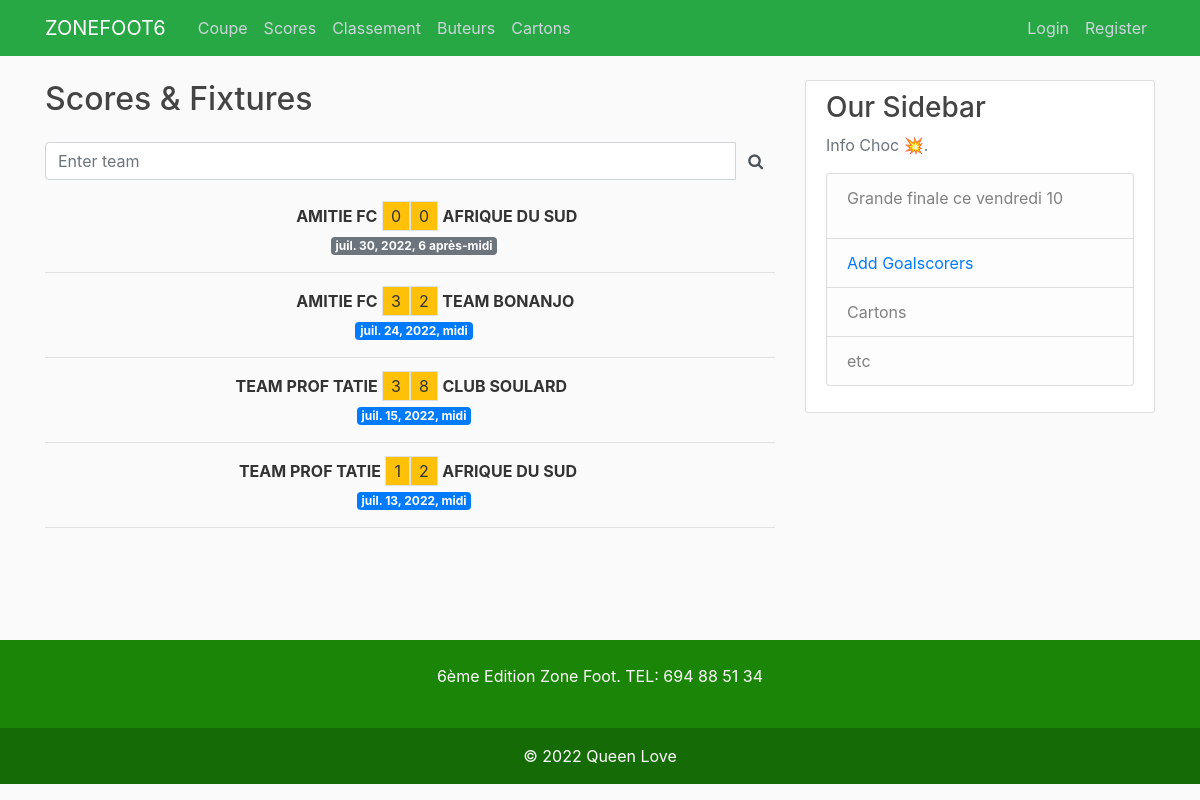
The page /fixtures/ on the database its author committed.
### scores/models.py (models this page shows, shortened)
class Fixture(models.Model):
    home_team = models.ForeignKey(Team, on_delete=models.CASCADE, related_name='home_games')
    away_team = models.ForeignKey(Team, on_delete=models.CASCADE, related_name='away_games')
    home_goals = models.PositiveSmallIntegerField(default=0)
    away_goals = models.PositiveSmallIntegerField(default=0)
    game_finished = models.BooleanField(default=False)
    date = models.DateTimeField()
    created_at = models.DateTimeField(auto_now_add=True)
    updated = models.DateTimeField(auto_now=True)

class Team(models.Model):
    name = models.CharField(max_length=128, unique=True)
    affiliation = models.BooleanField(default=True)
    created_at = models.DateTimeField(auto_now_add=True)
    updated = models.DateTimeField(auto_now=True)
    def __str__(self):
        return self.name

class Info(models.Model):
    info = models.CharField(max_length=100)
    created_at = models.DateTimeField(auto_now_add=True)
    updated = models.DateTimeField(auto_now=True)
    def __str__(self):
        return self.info

### scores/views.py (the view)
# urls.py: path('fixtures/', views.fixtures, name='fixtures'),
def fixtures(request):
    fixtures = Fixture.objects.all().order_by('-date')
    context = {
        'fixtures': fixtures,
    }
    return render(request, 'fixtures.html', context)

### scores/context_processors.py (called while the page is built)
def infochoc(request):
    return {
        'info': Info.objects.last()
    }

### scores/templates/fixtures.html (shortened to what this page needs)
{% extends 'base.html' %}
{% block content %}
<main>
    <h2>{{ fixtures.first.tournament.name }} Scores & Fixtures</h2>
    <div class="input-group my-4">
        <input type="text"
               id="search-input", onkeyup="myFunction()",
               class="form-control"
               placeholder="Enter team" />
        <span class="input-group-text border-0 bg-transparent"
              style="cursor: pointer;">
            <i class="fa fa-search" aria-hidden="true"></i>
        </span>
    </div>
    <div id="fixturelist-container">
        <div id="fixture-list">
        {% for fixture in fixtures %}
            <div class="prof">
                <div class="fixture row">
                    <div class="home col-6 text-right p-0">
                        <span class="font-weight-bold queen">{{ fixture.home_team }}</span>
                        <span class="border px-2 py-1 bg-warning">{{ fixture.home_goals }}</span>
                    </div>
                    <div class="away col-6 text-left p-0">
                        <span class="border px-2 py-1 bg-warning">{{ fixture.away_goals }}</span>
                        <span class="font-weight-bold queen">{{ fixture.away_team }}</span>
                    </div>
                </div>
                {% if fixture.game_finished %}
                    <div class="text-center mt-1 text-success">
                        <a href="{% url 'fixture_detail' fixture.id %}"><span class="badge badge-primary ml-2">{{fixture.date}}</span></a>
                    </div>
                    {% else %}
                    <div class="text-center mt-1 text-success">
                        <a href="{% url 'fixture_detail' fixture.id %}"><span class="badge badge-secondary ml-2">{{fixture.date}}</span></a>
                    </div>
                {% endif %}
                <hr/>
            </div>
        {% endfor %}
        </div>
    </div>
</main>
{% endblock %}

### scores/templates/base.html (shortened to what this page needs)
{% load static %}
<!DOCTYPE html>
<html>
<head>
    <link rel="stylesheet" href="https://cdnjs.cloudflare.com/ajax/libs/font-awesome/4.7.0/css/font-awesome.min.css">
    <link rel="stylesheet" href="https://maxcdn.bootstrapcdn.com/bootstrap/4.0.0/css/bootstrap.min.css">
    <link href="https://cdn.jsdelivr.net/npm/select2@4.1.0-rc.0/dist/css/select2.min.css" rel="stylesheet" />
    <link rel="stylesheet" type="text/css" href="{% static 'style.css' %}">
</head>
<body>
	<header class="site-header">
	  <nav class="navbar navbar-expand-md navbar-dark bg-success fixed-top">
	    <div class="container">
	      <a class="navbar-brand mr-4" href="{% url 'index' %}">ZONEFOOT6</a>
	      <div class="collapse navbar-collapse" id="navbarToggle">
	        <div class="navbar-nav mr-auto">
	          <a class="nav-item nav-link" href="{% url 'coupe' %}">Coupe</a>
	          <a class="nav-item nav-link" href="{% url 'fixtures' %}">Scores</a>
	          <a class="nav-item nav-link" href="{% url 'classement' %}">Classement</a>
	          <a class="nav-item nav-link" href="{% url 'clsbuteurs' %}">Buteurs</a>
	          <a class="nav-item nav-link" href="{% url 'cards' %}">Cartons</a>
	        </div>
	        <div class="navbar-nav">
	             {% if user.is_authenticated %}
				<a class="nav-item nav-link" href="{% url 'profile' %}">{{ request.user.username }}</a>
				<a class="nav-item nav-link" href="{% url 'logout' %}">LogOut</a>
			  {% else %}
				<a class="nav-item nav-link" href="{% url 'login' %}">Login</a>
				<a class="nav-item nav-link" href="{% url 'inscription' %}">Register</a>
			  {% endif %}
	        </div>
	      </div>
	    </div>
	  </nav>
	</header>
	<main role="main" class="container">
	  <div class="row">
	    <div class="col-md-8">
	      {% block content %}{% endblock %}
	    </div>
	    <div class="col-md-4">
	      <div class="content-section">
	        <h3>Our Sidebar</h3>
	        <p class='text-muted'>Info Choc 💥.
	          <ul class="list-group">
	            <li class="list-group-item list-group-item-light">
	            	<p>{{ info }}</p>
	            </li>
	            <li class="list-group-item list-group-item-light">
	            	<a href="{% url 'goalscorers' %}">Add Goalscorers</a>
	            </li>
	            <li class="list-group-item list-group-item-light">Cartons</li>
	            <li class="list-group-item list-group-item-light">etc</li>
	          </ul>
	        </p>
	      </div>
	    </div>
	  </div>
	  <br>
	  <br>
	  <br>
	  <br>
	</main>
<section class="">
  <footer class="text-center text-white" style="background-color: #1A8507;">
    <div class="container p-4 pb-0">
      <section class="">
        <p class="d-flex justify-content-center align-items-center">
          <span class="me-3">6ème Edition Zone Foot. TEL: 694 88 51 34 </span>
        </p>
      </section>
    </div>
    <div class="text-center p-3" style="background-color: rgba(0, 0, 0, 0.2);">
      <a class="text-white" href="#">© 2022 Queen Love </a>
    </div>
  </footer>
</section>
</body>
</html>

### static/style.css (style rules this page uses)
body { background: #fafafa; color: #333333; margin-top: 5rem; }
h1, h2, h3, h4, h5, h6 { color: #444444; }
ul { margin: 0; }
.site-header .navbar-nav .nav-link { color: #cbd5db; }
.content-section { background: #ffffff; padding: 10px 20px; border: 1px solid #dddddd; border-radius: 3px; margin-bottom: 20px; }

### rows shown on the page
Fixture: home_team "AMITIE FC", home_goals "0", away_goals "0", away_team "AFRIQUE DU SUD", date "juil. 30, 2022, 6 après-midi"
Fixture: home_team "AMITIE FC", home_goals "3", away_goals "2", away_team "TEAM BONANJO", date "juil. 24, 2022, midi"
Fixture: home_team "TEAM PROF TATIE", home_goals "3", away_goals "8", away_team "CLUB SOULARD", date "juil. 15, 2022, midi"
Fixture: home_team "TEAM PROF TATIE", home_goals "1", away_goals "2", away_team "AFRIQUE DU SUD", date "juil. 13, 2022, midi"
Info: info "Grande finale ce vendredi 10"
